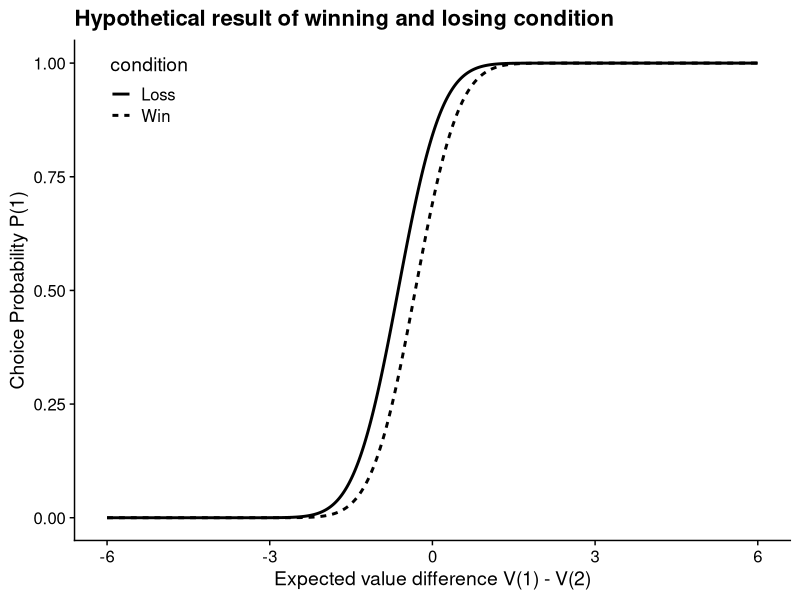
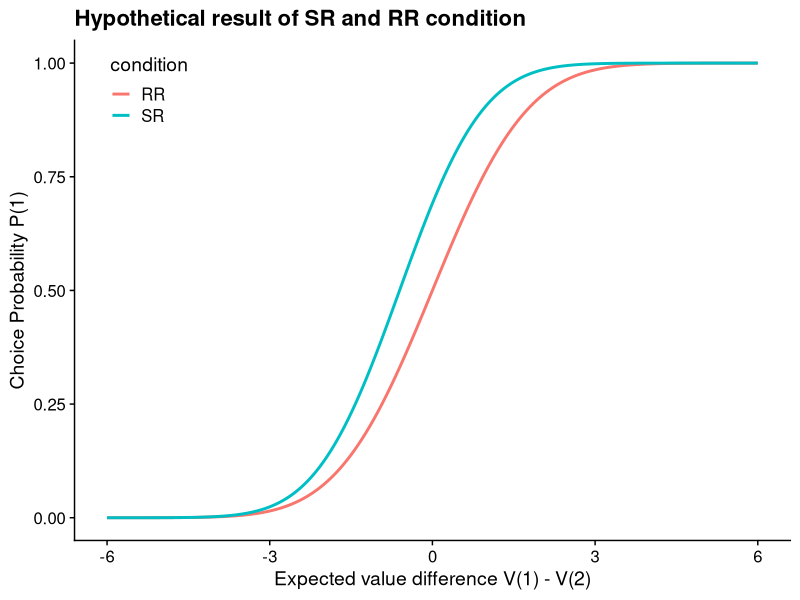
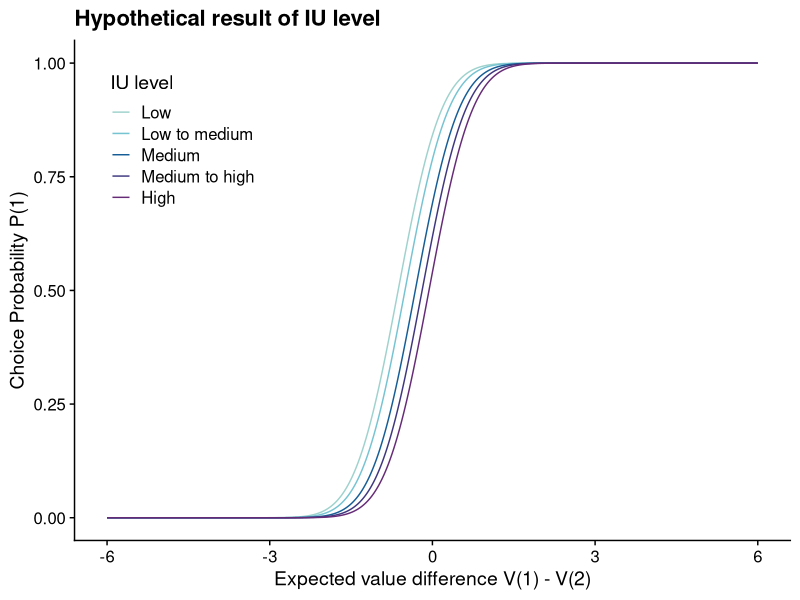
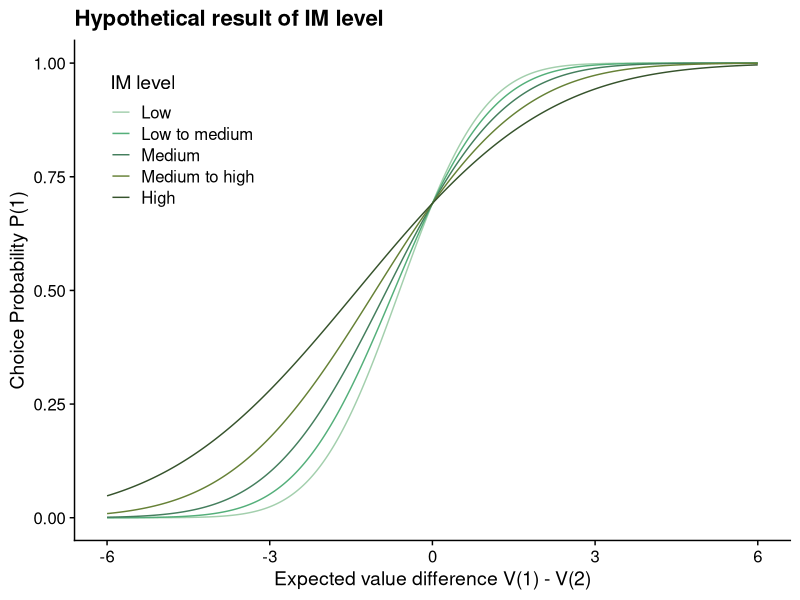
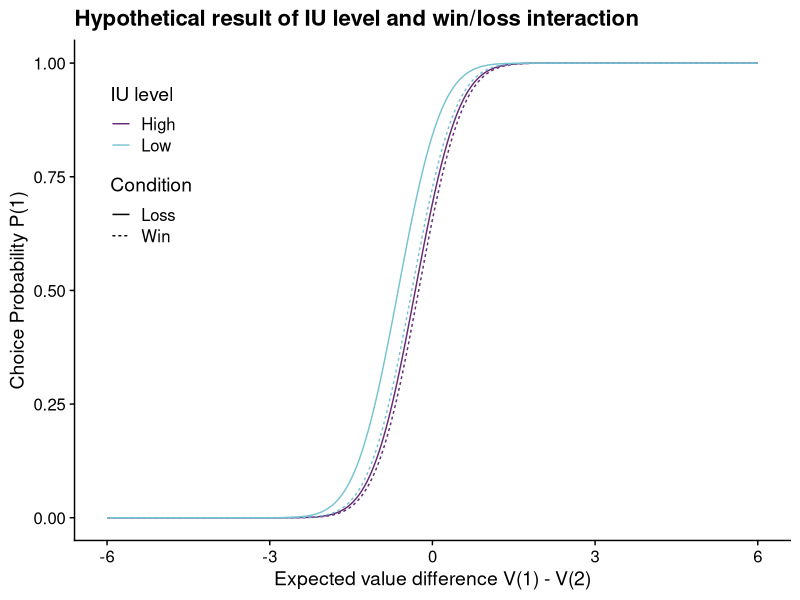
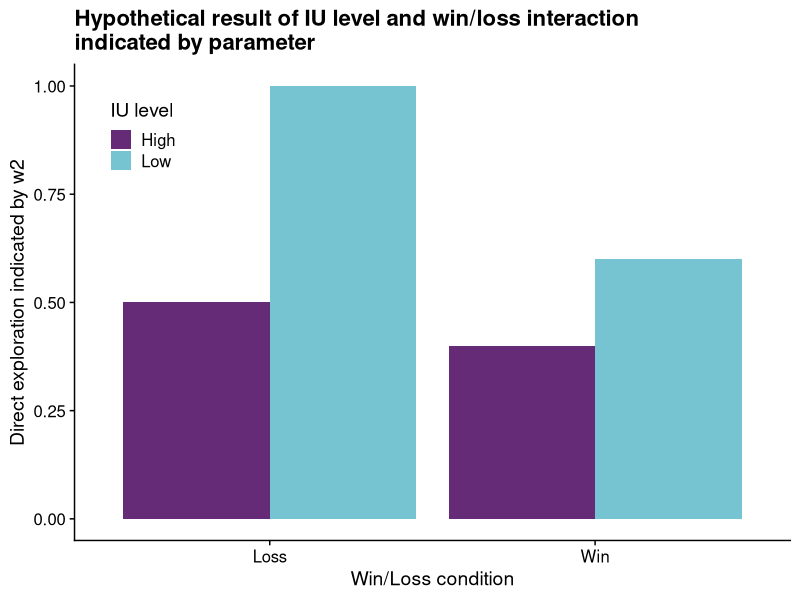
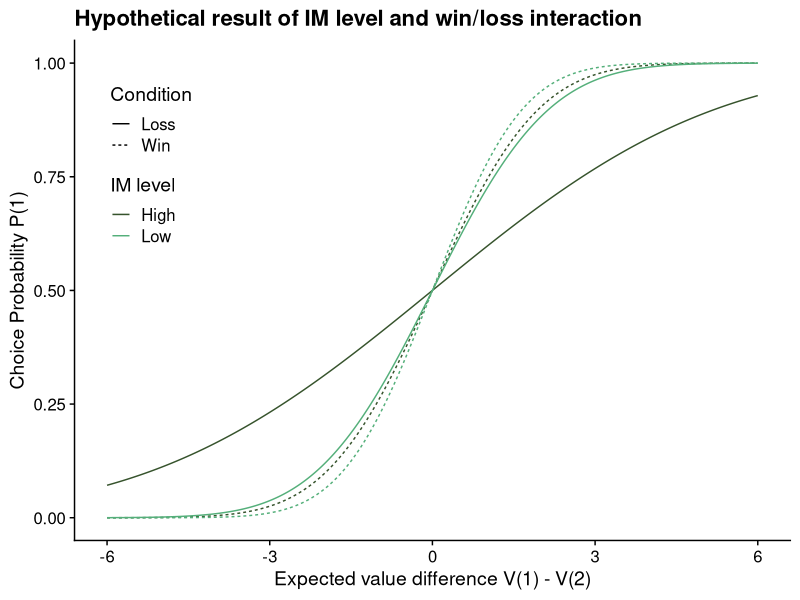
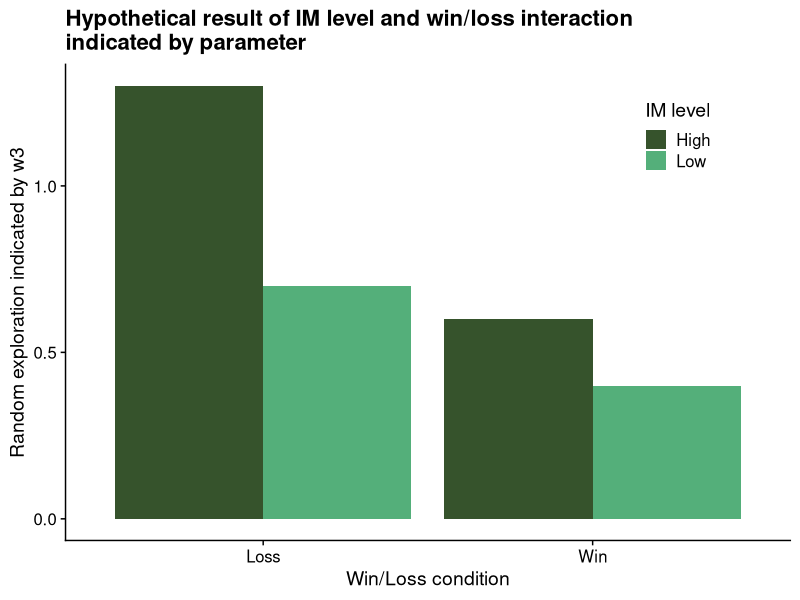

Recreate these plots in R, in order.
## ---- chunk 1
knitr::opts_chunk$set(warning = FALSE, echo=FALSE)
library("tidyverse")
library("cowplot")
colorset_1 <- c("#9FD2CD", "#76C3D2", "#165D95", "#3E377E", "#662B77") # Colours of Sheffield row 5
colorset_2 <- c("#A3CFAD", "#54AF7A", "#447E5D", "#668136", "#36532C") # Colours of Sheffield row 6
## ---- chunk 2
V <- seq(-6, 6, 0.01)
Win <- pnorm(V + 0.5 + V/ 1.72) # 1.72 is the standard deviation of the population (TU)
Loss <- pnorm(V + 1 + V/ 1.72)
data_win_loss <- data.frame(V, Win, Loss) %>% 
  gather(key = "condition", value = "P", -V)

SR <- pnorm(V + 0.5 + (-0.3) * V/ 1.72)
RR <- pnorm(V + (-0.3) * V/ 1.09) # 1.09 is the standard deviation of the population (TU)
data_SR_RR <- data.frame(V, SR, RR) %>% 
  gather(key = "condition", value = "P", -V)
## ---- chunk 3
win_loss <- ggplot(data_win_loss, aes(x = V, y = P, linetype = condition)) +
  geom_line(linewidth = 1) +
  labs(x = "Expected value difference V(1) - V(2)",
       y = "Choice Probability P(1)",
       title = "Hypothetical result of winning and losing condition") +
  theme_cowplot() +
  theme(legend.position = c(0.05, 0.9))
win_loss
## ---- chunk 4
rr <- c(-1,-1,-1,0,0,0,0,0,0,1,1,1)
sr <- c(1,2,3,3,4,4,4,4,5,5,6,7)
V_rr <- var(rr) * 12/11 # using the variance of the population instead of the unbiased estimator
V_sr <- var(sr) * 12/11
sqrt(V_sr + 0)
## ---- chunk 5
sqrt(2 * V_rr)
## ---- chunk 6
SR_RR <- ggplot(data_SR_RR, aes(x = V, y = P, colour = condition)) +
  geom_line( linewidth = 1) +
  labs(x = "Expected value difference V(1) - V(2)",
       y = "Choice Probability P(1)",
       title = "Hypothetical result of SR and RR condition") +
  theme_cowplot() +
  theme(legend.position = c(0.05, 0.9))
SR_RR
## ---- chunk 7
Low <- pnorm(V + 1 + V/ 1.72)
Low_M <- pnorm(V + 0.8 + V/ 1.72)
Medium <- pnorm(V + 0.5 + V/ 1.72)
Medium_H <- pnorm(V + 0.3 + V/ 1.72)
High <- pnorm(V + 0.1 + V/ 1.72)
levels = c("Low", "Low_M", "Medium", "Medium_H", "High")
labs = c("Low", "Low to medium", "Medium", "Medium to high", "High")

data_H1 <- data.frame(V, Low, Low_M, Medium, Medium_H, High) %>% 
  gather(key = "IU level", value = "P", -V) %>% 
  mutate(`IU level` = factor(`IU level`, levels = levels, labels = labs))
## ---- chunk 8
H1 <- ggplot(data_H1, aes(x = V, y = P , colour = `IU level`)) +
  geom_line() +
  labs(x = "Expected value difference V(1) - V(2)",
       y = "Choice Probability P(1)",
       title = "Hypothetical result of IU level") +
  scale_colour_manual(values = colorset_1) +
  theme_cowplot() +
  theme(legend.position = c(0.05, 0.8))
H1
## ---- chunk 9
Low <- pnorm(V + 0.5 + (-0.3) * V/ 1.72)
Low_M <- pnorm(V + 0.5 + (-0.5) * V/ 1.72)
Medium <- pnorm(V + 0.5 + (-0.7) * V/ 1.72)
Medium_H <- pnorm(V + 0.5 + (-0.9) * V/ 1.72)
High <- pnorm(V + 0.5 + (-1.1) * V/ 1.72)
levels = c("Low", "Low_M", "Medium", "Medium_H", "High")
labs = c("Low", "Low to medium", "Medium", "Medium to high", "High")

data_H2 <- data.frame(V, Low, Low_M, Medium, Medium_H, High) %>% 
  gather(key = "IM level", value = "P", -V) %>% 
  mutate(`IM level` = factor(`IM level`, levels = levels, labels = labs))
## ---- chunk 10
H2 <- ggplot(data_H2, aes(x = V, y = P , colour = `IM level`)) +
  geom_line() +
  labs(x = "Expected value difference V(1) - V(2)",
       y = "Choice Probability P(1)",
       title = "Hypothetical result of IM level") +
  scale_colour_manual(values = colorset_2) +
  theme_cowplot() +
  theme(legend.position = c(0.05, 0.8))
H2
## ---- chunk 11
w2_LW <- 0.6
w2_HW <- 0.4
w2_LL <- 1
w2_HL <- 0.5
Low_Win <- pnorm(V + w2_LW + V/ 1.72)
Low_Loss <- pnorm(V + w2_LL + V/ 1.72)
High_Win <- pnorm(V + w2_HW + V/ 1.72)
High_Loss <- pnorm(V + w2_HL + V/ 1.72)
data_H3 <- data.frame(V, Low_Win, Low_Loss, High_Win, High_Loss) %>% 
  gather(key = "Condition", value = "P", -V) %>%
  separate(Condition, into = c("IU level", "Condition"), sep = "_") 

data_H3_w2 <- tibble(
  w2 = c(w2_LW, w2_HW, w2_LL, w2_HL),
  Condition = c("Win", "Win", "Loss", "Loss"),
  `IU level` = c("Low", "High", "Low", "High"))
## ---- chunk 12
H3 <- ggplot(data_H3, aes(x = V, y = P, colour = `IU level`, linetype = Condition)) +
  geom_line() +
  labs(x = "Expected value difference V(1) - V(2)",
       y = "Choice Probability P(1)",
       title = "Hypothetical result of IU level and win/loss interaction") +
  scale_colour_manual(values = c(colorset_1[[5]], colorset_1[[2]])) +
  theme_cowplot() +
  theme(legend.position = c(0.05, 0.75))
H3
## ---- chunk 13
H3_w2 <- ggplot(data_H3_w2, aes(x = Condition, y = w2, fill = `IU level`)) +
  geom_bar(stat = "identity", position = "dodge") +
  labs(x = "Win/Loss condition",
       y = "Direct exploration indicated by w2",
       title = "Hypothetical result of IU level and win/loss interaction \nindicated by parameter") +
  theme_cowplot() +
  scale_fill_manual(values = c(colorset_1[[5]], colorset_1[[2]])) +
  theme(legend.position = c(0.05, 0.85))
H3_w2
## ---- chunk 14
w3_LW <- 0.4
w3_HW <- 0.6
w3_LL <- 0.7
w3_HL <- 1.3
Low_Win <- pnorm(V + w3_LW * V/ 1.72 * -1)
Low_Loss <- pnorm(V + w3_LL * V/ 1.72 * -1)
High_Win <- pnorm(V + w3_HW * V/ 1.72 * -1)
High_Loss <- pnorm(V + w3_HL * V/ 1.72 * -1)
data_H4 <- data.frame(V, Low_Win, Low_Loss, High_Win, High_Loss) %>% 
  gather(key = "Condition", value = "P", -V) %>%
  separate(Condition, into = c("IM level", "Condition"), sep = "_") 

data_H4_w3 <- tibble(
  w3 = c(w3_LW, w3_HW, w3_LL, w3_HL),
  Condition = c("Win", "Win", "Loss", "Loss"),
  `IM level` = c("Low", "High", "Low", "High"))
## ---- chunk 15
H4 <- ggplot(data_H4, aes(x = V, y = P, colour = `IM level`, linetype = Condition)) +
  geom_line() +
  labs(x = "Expected value difference V(1) - V(2)",
       y = "Choice Probability P(1)",
       title = "Hypothetical result of IM level and win/loss interaction") +
  scale_colour_manual(values = c(colorset_2[[5]], colorset_2[[2]])) +
  theme_cowplot() +
  theme(legend.position = c(0.05, 0.75))
H4
## ---- chunk 16
H4_w3 <- ggplot(data_H4_w3, aes(x = Condition, y = w3, fill = `IM level`)) +
  geom_bar(stat = "identity", position = "dodge") +
  labs(x = "Win/Loss condition",
       y = "Random exploration indicated by w3",
       title = "Hypothetical result of IM level and win/loss interaction \nindicated by parameter") +
  scale_fill_manual(values = c(colorset_2[[5]], colorset_2[[2]])) +
  theme_cowplot() +
  theme(legend.position = c(0.8, 0.85))
H4_w3
## ---- chunk 17
ggsave2("H4.png", H4, width = 6, height = 4)
ggsave2("H4_w3.png", H4_w3, width = 7, height = 4)
ggsave2("H3_w2.png", H3_w2, width = 7, height = 4)
ggsave2("H3.png", H3, width = 6, height = 4)
ggsave2("H2.png", H2, width = 6, height = 4)
ggsave2("H1.png", H1, width = 6, height = 4)
ggsave2("SR_RR.png", SR_RR, width = 6, height = 4)
ggsave2("win_loss.png", win_loss, width = 6, height = 4)
